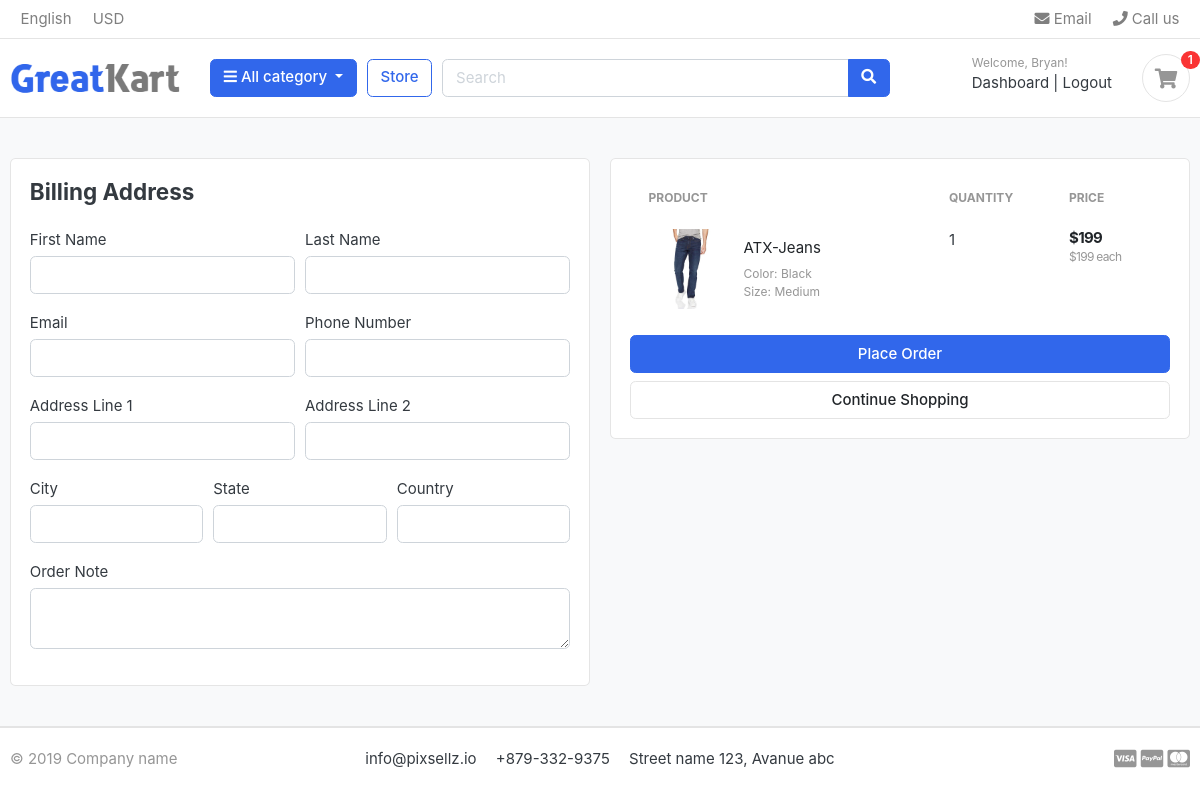
The app's page /cart/checkout/ (signed in), older data.
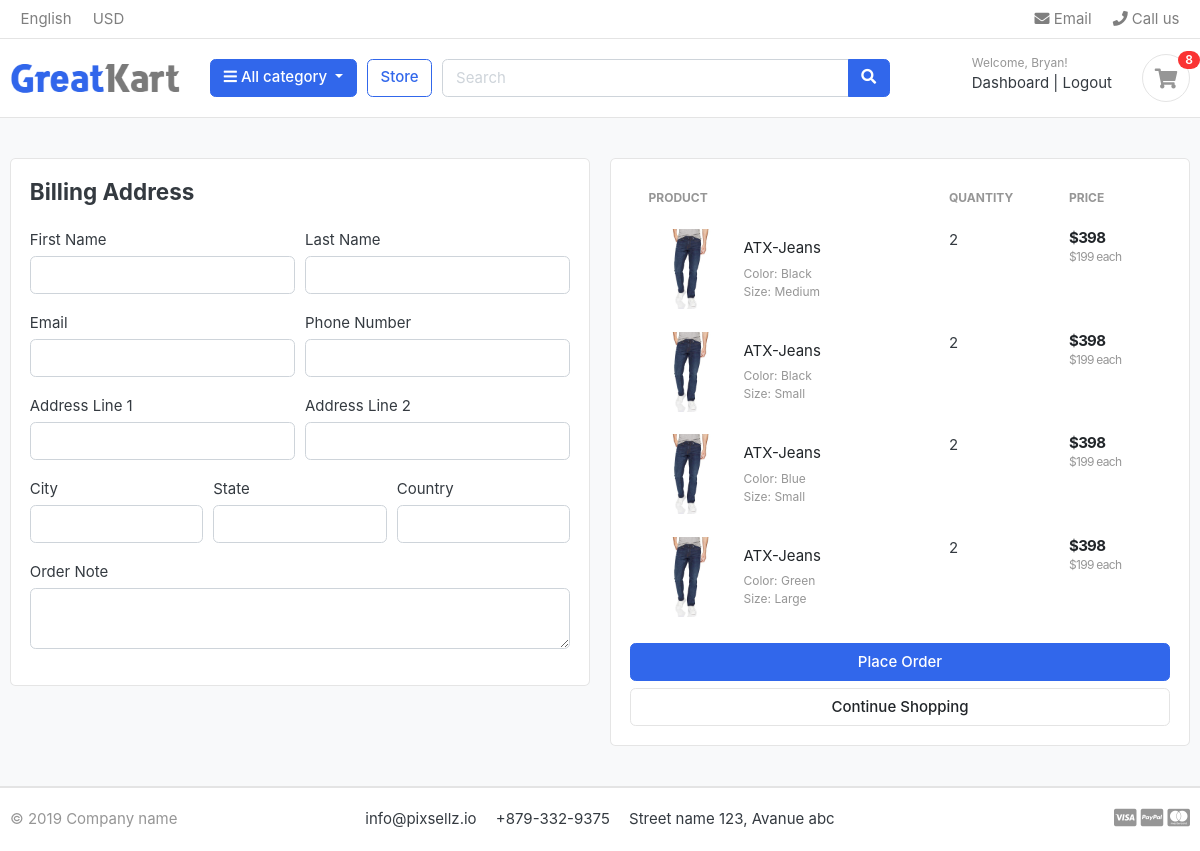
The same page, newer data.
### carts/models.py (models this page shows, shortened)
class CartItem(models.Model):
    user = models.ForeignKey(Account, on_delete=models.CASCADE, null=True)
    product = models.ForeignKey(Product, on_delete=models.CASCADE)
    cart = models.ForeignKey(Cart, on_delete=models.CASCADE)
    variations = models.ManyToManyField(Variation, blank=True)
    quantity = models.IntegerField()
    is_active = models.BooleanField(default=True)
    def sub_total(self):
        return self.product.price * self.quantity

### store/models.py (models this page shows, shortened)
class Product(models.Model):
    product_name = models.CharField(max_length=200, unique=True)
    slug = models.SlugField(max_length=200, unique=True)
    description = models.TextField(max_length=500, blank=True)
    price = models.IntegerField()
    images = models.ImageField(upload_to='photos/products')
    stock = models.IntegerField()
    is_available = models.BooleanField(default=True)
    category = models.ForeignKey(Category, on_delete=models.CASCADE)
    created_date = models.DateTimeField(auto_now_add=True)
    modified_date = models.DateTimeField(auto_now=True)
    def get_url(self):
        return reverse('product_detail', args=[self.category.slug, self.slug])

class Variation(models.Model):
    product = models.ForeignKey(Product, on_delete=models.CASCADE)
    variation_category = models.CharField(max_length=100, choices=variation_category_choice)
    variation_value = models.CharField(max_length=100)
    is_active = models.BooleanField(default=True)
    created_date = models.DateTimeField(auto_now=True)
    objects = VariationManager()

### carts/views.py (the view)
# urls.py: path('checkout/', views.checkout, name='checkout'),
@login_required(login_url='login')
def checkout(request, total=0, quantity=0, cart_items=None):
    try:
        tax = 0
        grand_total = 0
        if request.user.is_authenticated:
            cart_items = CartItem.objects.filter(user=request.user, is_active=True)
        else:
            cart = Cart.objects.get(cart_id=_cart_id(request))
            cart_items = CartItem.objects.filter(cart=cart, is_active=True)
        for cart_item in cart_items:
            total += (cart_item.product.price * cart_item.quantity)
            quantity += cart_item.quantity
        tax = (5 * total)/100
        grand_total = total + tax
    except Cart.DoesNotExist:
        pass
    context = {
        'total': total,
        'tax': tax,
        'grand_total': grand_total,
        'quantity': quantity,
        'cart_items': cart_items,
    }
    return render(request, 'store/checkout.html', context)

### carts/context_processors.py (called while the page is built)
def counter(request):
    cart_count = 0
    if 'admin' in request.path:
        return {}
    else:
        try:
            cart = Cart.objects.filter(cart_id=_cart_id(request))
            if request.user.is_authenticated:
                cart_items = CartItem.objects.all().filter(user=request.user)
            else:
                cart_items = CartItem.objects.all().filter(cart=cart[:1])
            for cart_item in cart_items:
                cart_count += cart_item.quantity
        except Cart.DoesNotExist:
            cart_count = 0
    return dict(cart_count=cart_count)

### carts/views.py (called while the page is built)
def _cart_id(request):
    cart = request.session.session_key
    if not cart:
        cart = request.session.create()
    return cart

### category/context_processors.py (called while the page is built)
def menu_links(request):
    links = Category.objects.all()
    return dict(links=links)

### category/models.py (called while the page is built)
    def get_url(self):
        return reverse('products_by_category', args=[self.slug])

### templates/store/checkout.html (shortened to what the changed rows need)
{% extends 'base.html' %}
{% load static %}
{% block content %}
<section class="section-content padding-y bg">
    <div class="container">
        <div class="row">
            <aside class="col-lg-6">
                <div class="card">
                    <div class="card-body">
                        <table class="table table-borderless table-shopping-cart">
                            <thead class="text-muted">
                            <tr class="small text-uppercase">
                                <th scope="col">Product</th>
                                <th scope="col" width="120">Quantity</th>
                                <th scope="col" width="120">Price</th>
                            </tr>
                            </thead>
                            <tbody>
                            {% for cart_item in cart_items %}
                            <tr>
                                <td>
                                    <figure class="itemside align-items-center">
                                        <div class="aside"><img src="{{ cart_item.product.images.url }}" class="img-sm">
                                        </div>
                                        <figcaption class="info">
                                            <a href="{{ cart_item.product.get_url }}" class="title text-dark">{{ cart_item.product.product_name }}</a>
                                            <p class="text-muted small">
                                                {% if cart_item.variations.all %}
                                                {% for item in cart_item.variations.all %}
                                                {{ item.variation_category | capfirst }}: {{ item.variation_value | capfirst }} <br>
                                                {% endfor %}
                                                {% endif %}
                                            </p>
                                        </figcaption>
                                    </figure>
                                </td>
                                <td>
                                    {{ cart_item.quantity }}
                                </td>
                                <td>
                                    <div class="price-wrap">
                                        <var class="price">${{ cart_item.sub_total }}</var>
                                        <small class="text-muted"> ${{ cart_item.product.price }} each </small>
                                    </div>
                                </td>
                            </tr>
                            {% endfor %}
                            </tbody>
                        </table>
                    </div>
                </div>
            </aside>
        </div>
    </div>
</section>
{% endblock content %}

### templates/includes/navbar.html (shortened to what this page needs)
{% load static %}
<header class="section-header">
    <nav class="navbar p-md-0 navbar-expand-sm navbar-light border-bottom">
        <div class="container">
            <div class="collapse navbar-collapse" id="navbarTop4">
                <ul class="navbar-nav mr-auto">
                    <li class="nav-item dropdown">
                        <a href="#" class="nav-link"> English </a>
                    </li>
                    <li class="nav-item dropdown">
                        <a href="#" class="nav-link"> USD </a>
                    </li>
                </ul>
                <ul class="navbar-nav">
                    <li><a href="#" class="nav-link"> <i class="fa fa-envelope"></i> Email </a></li>
                    <li><a href="#" class="nav-link"> <i class="fa fa-phone"></i> Call us </a></li>
                </ul>
            </div>
        </div>
    </nav>
    <section class="header-main border-bottom">
        <div class="container">
            <div class="row align-items-center">
                <div class="col-lg-2 col-md-3 col-6">
                    <a href="{% url 'home' %}" class="brand-wrap">
                        <img class="logo" src="{% static './images/logo.png' %}">
                    </a>
                </div>
                <div class="col-lg col-sm col-md col-6 flex-grow-0">
                    <div class="category-wrap dropdown d-inline-block float-right">
                        <button type="button" class="btn btn-primary dropdown-toggle" data-toggle="dropdown">
                            <i class="fa fa-bars"></i> All category
                        </button>
                    </div>
                </div>
                <a href="{% url 'store' %}" class="btn btn-outline-primary">Store</a>
                <div class="col-lg  col-md-6 col-sm-12 col">
                    <form action="{% url 'search' %}" class="search" method="GET">
                        <div class="input-group w-100">
                            <input type="text" class="form-control" style="width:60%;" name="keyword" placeholder="Search">
                            <div class="input-group-append">
                                <button class="btn btn-primary" type="submit">
                                    <i class="fa fa-search"></i>
                                </button>
                            </div>
                        </div>
                    </form>
                </div>
                <div class="col-lg-3 col-sm-6 col-8 order-2 order-lg-3">
                    <div class="d-flex justify-content-end mb-3 mb-lg-0">
                        {% if user.id is None %}
                        <div class="widget-header">
                            <small class="title text-muted">Welcome guest!</small>
                            <div>
                                <a href="{% url 'login' %}">Sign in</a> <span class="dark-transp"> | </span>
                                <a href="{% url 'register' %}"> Register</a>
                            </div>
                        </div>
                        {% else %}
                        <div class="widget-header">
                            <small class="title text-muted">Welcome, {{ user.first_name | capfirst }}!</small>
                            <div>
                                <a href="{% url 'dashboard' %}">Dashboard</a> <span class="dark-transp"> | </span>
                                <a href="{% url 'logout' %}"> Logout</a>
                            </div>
                        </div>
                        {% endif %}
                        <a href="{% url 'cart' %}" class="widget-header pl-3 ml-3">
                            <div class="icon icon-sm rounded-circle border"><i class="fa fa-shopping-cart"></i></div>
                            <span class="badge badge-pill badge-danger notify">{{ cart_count }}</span>
                        </a>
                    </div>
                </div>
            </div>
        </div>
    </section>
</header>

Row changes from the older to the newer data that the page shows:
removed CartItem: product.images (picture), product.product_name "ATX-Jeans", quantity "1", sub_total "199", product.price "199", Variation (variation_category "Color", variation_value "Black"), Variation (variation_category "Size", variation_value "Medium")
added CartItem: product.images (picture), product.product_name "ATX-Jeans", quantity "2", sub_total "398", product.price "199", Variation (variation_category "Color", variation_value "Black"), Variation (variation_category "Size", variation_value "Medium")
added CartItem: product.images (picture), product.product_name "ATX-Jeans", quantity "2", sub_total "398", product.price "199", Variation (variation_category "Color", variation_value "Black")
now on this page (row unchanged): Variation: variation_category "Size", variation_value "Small"
added CartItem: product.images (picture), product.product_name "ATX-Jeans", quantity "2", sub_total "398", product.price "199"
now on this page (row unchanged): Variation: variation_category "Color", variation_value "Blue", shown under "ATX-Jeans"
added CartItem: product.images (picture), product.product_name "ATX-Jeans", quantity "2", sub_total "398", product.price "199"
now on this page (row unchanged): Variation: variation_category "Color", variation_value "Green", shown under "ATX-Jeans"
now on this page (row unchanged): Variation: variation_category "Size", variation_value "Large", shown under "ATX-Jeans"
Text that changed along with them:
{{ cart_count }}: "1" → "8"
